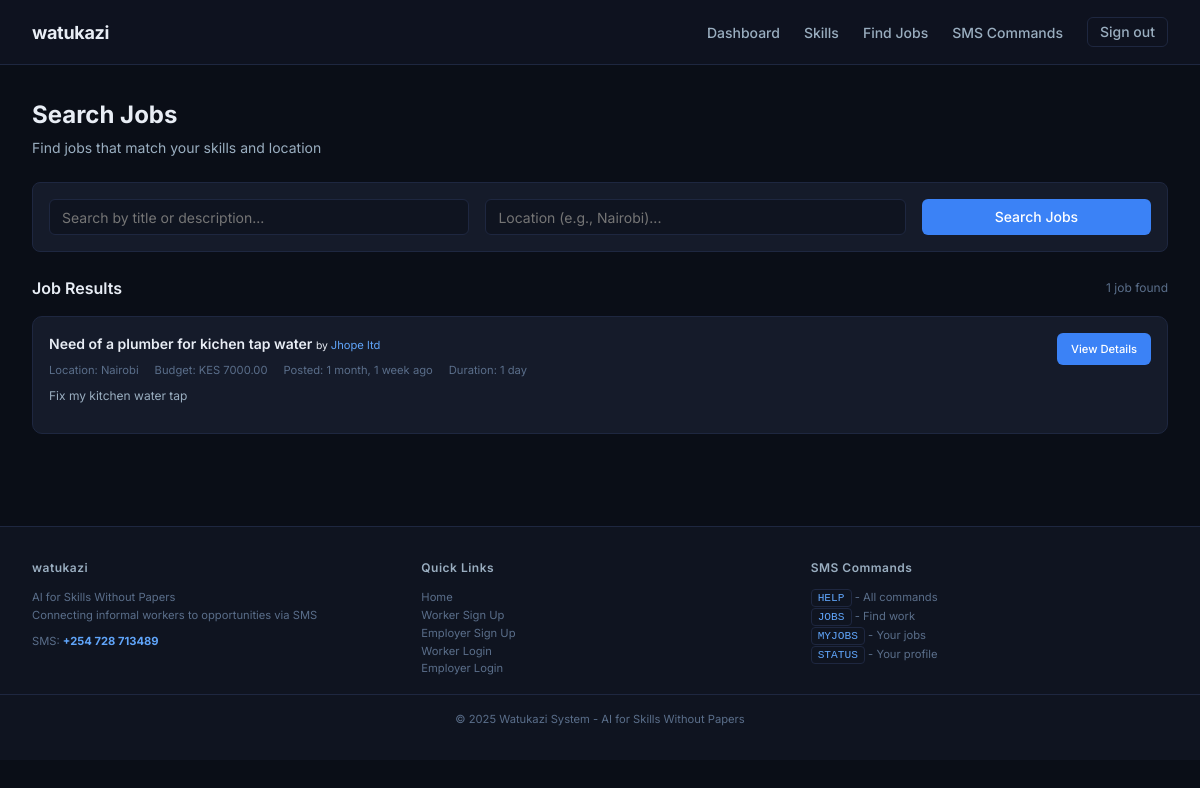
/jobs/search/ (signed in), run on an earlier commit of the app's database.
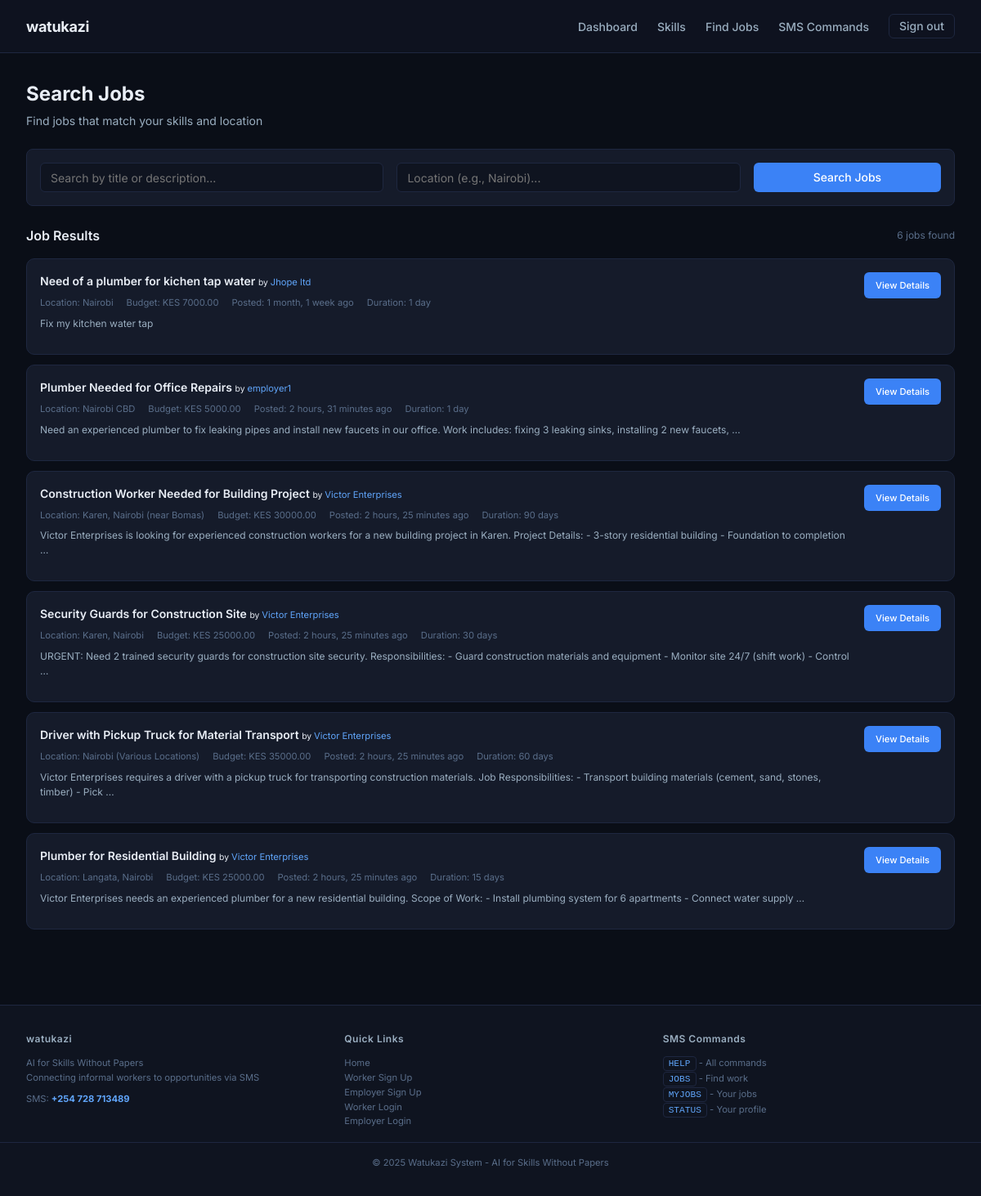
And on a later commit of the database.
### jobs/models.py (models this page shows, shortened)
class JobRequest(models.Model):
    STATUS_CHOICES = (
        ('open', 'Open for Applications'),
        ('matching', 'Matching in Progress'),
        ('matched', 'Workers Matched'),
        ('in_progress', 'Work in Progress'),
        ('completed', 'Completed'),
        ('cancelled', 'Cancelled'),
        ('expired', 'Expired'),
    )
    employer = models.ForeignKey(User, on_delete=models.CASCADE, related_name='job_requests')
    title = models.CharField(max_length=100)
    description = models.TextField()
    required_skills = models.ManyToManyField(Skill, related_name='job_requests')
    location = models.CharField(max_length=100)
    budget = models.DecimalField(max_digits=10, decimal_places=2, null=True, blank=True)
    status = models.CharField(max_length=12, choices=STATUS_CHOICES, default='open')
    created_at = models.DateTimeField(auto_now_add=True)
    deadline = models.DateTimeField(null=True, blank=True)
    start_date = models.DateTimeField(null=True, blank=True)
    duration_days = models.IntegerField(default=1, help_text="Estimated duration in days")

### employers/models.py (models this page shows, shortened)
class EmployerProfile(models.Model):
    user = models.OneToOneField(User, on_delete=models.CASCADE, related_name='employer_profile')
    company_name = models.CharField(max_length=200, blank=True)
    business_registration = models.CharField(max_length=100, blank=True, help_text="Business registration number")
    website = models.URLField(blank=True)
    company_description = models.TextField(blank=True, help_text="Describe your company and what you do")
    company_logo = models.ImageField(upload_to='employer_logos/', null=True, blank=True)
    industry = models.CharField(max_length=100, blank=True, help_text="e.g., Construction, Technology, Agriculture")
    employee_count = models.CharField(max_length=50, blank=True, choices=[
        ('1-10', '1-10 employees'),
        ('11-50', '11-50 employees'),
        ('51-200', '51-200 employees'),
        ('201-500', '201-500 employees'),
        ('500+', '500+ employees'),
    ])
    year_established = models.IntegerField(null=True, blank=True)
    rating = models.DecimalField(max_digits=3, decimal_places=2, default=0.00)
    total_jobs_posted = models.IntegerField(default=0)
    created_at = models.DateTimeField(auto_now_add=True)
    updated_at = models.DateTimeField(auto_now=True)

### jobs/views.py (the view)
# urls.py: path('search/', views.search_jobs, name='search_jobs'),
@login_required
def search_jobs(request):
    if request.user.profile.user_type != 'worker':
        messages.error(request, "Access denied")
        return redirect('/')
    query = request.GET.get('q', '')
    location = request.GET.get('location', '')
    jobs = JobRequest.objects.filter(status='open')
    if query:
        jobs = jobs.filter(
            Q(title__icontains=query) |
            Q(description__icontains=query)
        )
    if location:
        jobs = jobs.filter(location__icontains=location)
    context = {
        'jobs': jobs,
        'query': query,
        'location': location,
        'total_count': jobs.count(),
    }
    return render(request, 'jobs/search_jobs.html', context)

### accounts/context_processors.py (called while the page is built)
def sms_settings(request):
    try:
        sms = SMSSettings.objects.first()
        sms_number = sms.phone_number if sms else '0700000000'
    except:
        sms_number = '0700000000'
    return {
        'sms_number': sms_number,
    }

### notifications/context_processors.py (called while the page is built)
def notifications_context(request):
    if request.user.is_authenticated:
        unread_count = Notification.objects.filter(
            recipient=request.user,
            is_read=False
        ).count()
        recent_notifications = Notification.objects.filter(
            recipient=request.user
        )[:5]
        return {
            'unread_notifications_count': unread_count,
            'recent_notifications': recent_notifications,
        }
    return {
        'unread_notifications_count': 0,
        'recent_notifications': [],
    }

### templates/jobs/search_jobs.html (shortened to what this page needs)
{% extends "base.html" %}
{% block content %}
<div class="container">
    <div style="margin-bottom: 1.5rem;">
        <h1 style="font-size: 1.5rem; font-weight: 700; margin-bottom: 0.25rem;">Search Jobs</h1>
        <p style="color: var(--text-secondary); font-size: 0.875rem;">Find jobs that match your skills and location</p>
    </div>
    <div class="search-section">
        <div class="card">
            <div class="card-body">
                <form method="get" class="search-form">
                    <input type="text" name="q" class="form-input search-input" placeholder="Search by title or description..." value="{{ query }}">
                    <input type="text" name="location" class="form-input location-input" placeholder="Location (e.g., Nairobi)..." value="{{ location }}">
                    <button type="submit" class="btn btn-primary search-btn">Search Jobs</button>
                </form>
            </div>
        </div>
    </div>
    <div class="results-header">
        <h3 style="font-size: 1rem; font-weight: 600;">Job Results</h3>
        <span class="results-count">{{ total_count }} job{% if total_count != 1 %}s{% endif %} found</span>
    </div>
    {% if jobs %}
        {% for job in jobs %}
            <div class="job-card">
                <div style="display: flex; justify-content: space-between; align-items: flex-start; flex-wrap: wrap; gap: 1rem;">
                    <div style="flex: 1;">
                        <div class="job-title">
                            {{ job.title }}
                            <span style="font-size: 0.65rem; font-weight: normal;">
                                by <a href="{% url 'employers:public_profile' job.employer.username %}" class="employer-link">
                                    {{ job.employer.employer_profile.company_name|default:job.employer.username }}
                                </a>
                            </span>
                        </div>
                        <div class="job-meta">
                            <span>Location: {{ job.location }}</span>
                            <span>Budget: KES {{ job.budget|default:"Negotiable" }}</span>
                            <span>Posted: {{ job.created_at|timesince }} ago</span>
                            <span>Duration: {{ job.duration_days }} day{% if job.duration_days != 1 %}s{% endif %}</span>
                        </div>
                        <div class="job-description">{{ job.description|truncatewords:25 }}</div>
                    </div>
                    <div>
                        <a href="{% url 'jobs:job_detail' job.id %}" class="btn btn-primary" style="padding: 0.375rem 0.875rem; font-size: 0.7rem;">View Details</a>
                    </div>
                </div>
            </div>
        {% endfor %}
    {% else %}
        <div class="empty-state">
            <p>No jobs found</p>
            <p style="font-size: 0.75rem; color: var(--text-muted);">Try adjusting your search terms or location</p>
            <a href="{% url 'jobs:search_jobs' %}" class="btn btn-secondary browse-link">Clear Filters</a>
        </div>
    {% endif %}
</div>
{% endblock %}

What changed in the data, as far as the page shows it:
added JobRequest: title "Plumber Needed for Office Repairs", employer.employer_profile.company_name "employer1", location "Nairobi CBD", budget "5000.00", created_at "2 hours, 31 minutes", duration_days "1", description "Need an experienced plumber to fix leaking pipes and install new faucets in our office. Work includes: fixing 3 leaking sinks, installing 2 new faucets, …"
added JobRequest: title "Construction Worker Needed for Building Project", employer.employer_profile.company_name "Victor Enterprises", location "Karen, Nairobi (near Bomas)", budget "30000.00", created_at "2 hours, 25 minutes", duration_days "90", description "Victor Enterprises is looking for experienced construction workers for a new building project in Karen. Project Details: - 3-story residential building - Foundation to completion …"
added JobRequest: title "Security Guards for Construction Site", employer.employer_profile.company_name "Victor Enterprises", location "Karen, Nairobi", budget "25000.00", created_at "2 hours, 25 minutes", duration_days "30", description "URGENT: Need 2 trained security guards for construction site security. Responsibilities: - Guard construction materials and equipment - Monitor site 24/7 (shift work) - Control …"
added JobRequest: title "Driver with Pickup Truck for Material Transport", employer.employer_profile.company_name "Victor Enterprises", location "Nairobi (Various Locations)", budget "35000.00", created_at "2 hours, 25 minutes", duration_days "60", description "Victor Enterprises requires a driver with a pickup truck for transporting construction materials. Job Responsibilities: - Transport building materials (cement, sand, stones, timber) - Pick …"
added JobRequest: title "Plumber for Residential Building", employer.employer_profile.company_name "Victor Enterprises", location "Langata, Nairobi", budget "25000.00", created_at "2 hours, 25 minutes", duration_days "15", description "Victor Enterprises needs an experienced plumber for a new residential building. Scope of Work: - Install plumbing system for 6 apartments - Connect water supply …"
Also different on the page:
{{ total_count }}: "1" → "6"
text now shown: "s"
